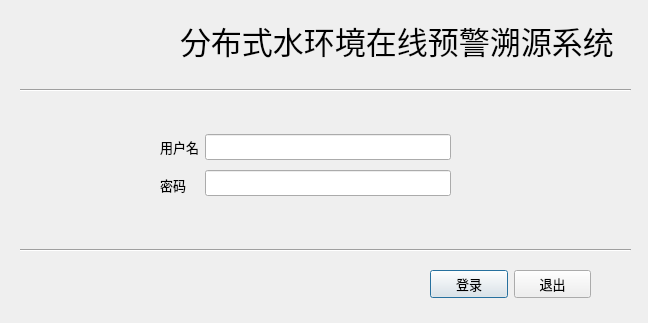
<?xml version="1.0" encoding="UTF-8"?>
<ui version="4.0">
 <class>LoginDialog</class>
 <widget class="QDialog" name="LoginDialog">
  <property name="geometry">
   <rect>
    <x>0</x>
    <y>0</y>
    <width>648</width>
    <height>323</height>
   </rect>
  </property>
  <property name="windowTitle">
   <string>Dialog</string>
  </property>
  <widget class="QLabel" name="label">
   <property name="geometry">
    <rect>
     <x>180</x>
     <y>20</y>
     <width>441</width>
     <height>41</height>
    </rect>
   </property>
   <property name="font">
    <font>
     <family>微软雅黑</family>
     <pointsize>23</pointsize>
    </font>
   </property>
   <property name="text">
    <string>分布式水环境在线预警溯源系统</string>
   </property>
  </widget>
  <widget class="Line" name="line">
   <property name="geometry">
    <rect>
     <x>20</x>
     <y>80</y>
     <width>611</width>
     <height>20</height>
    </rect>
   </property>
   <property name="orientation">
    <enum>Qt::Horizontal</enum>
   </property>
  </widget>
  <widget class="QWidget" name="layoutWidget">
   <property name="geometry">
    <rect>
     <x>430</x>
     <y>270</y>
     <width>161</width>
     <height>29</height>
    </rect>
   </property>
   <layout class="QHBoxLayout" name="horizontalLayout_2">
    <item>
     <widget class="QPushButton" name="pushButton">
      <property name="font">
       <font>
        <family>微软雅黑</family>
        <pointsize>10</pointsize>
       </font>
      </property>
      <property name="text">
       <string>登录</string>
      </property>
     </widget>
    </item>
    <item>
     <widget class="QPushButton" name="pushButton_2">
      <property name="font">
       <font>
        <family>微软雅黑</family>
        <pointsize>10</pointsize>
       </font>
      </property>
      <property name="text">
       <string>退出</string>
      </property>
     </widget>
    </item>
   </layout>
  </widget>
  <widget class="Line" name="line_2">
   <property name="geometry">
    <rect>
     <x>20</x>
     <y>240</y>
     <width>611</width>
     <height>20</height>
    </rect>
   </property>
   <property name="orientation">
    <enum>Qt::Horizontal</enum>
   </property>
  </widget>
  <widget class="QWidget" name="layoutWidget_2">
   <property name="geometry">
    <rect>
     <x>160</x>
     <y>130</y>
     <width>291</width>
     <height>71</height>
    </rect>
   </property>
   <layout class="QHBoxLayout" name="horizontalLayout">
    <item>
     <layout class="QVBoxLayout" name="verticalLayout">
      <item>
       <widget class="QLabel" name="label_3">
        <property name="font">
         <font>
          <family>微软雅黑</family>
          <pointsize>10</pointsize>
         </font>
        </property>
        <property name="text">
         <string>用户名</string>
        </property>
       </widget>
      </item>
      <item>
       <widget class="QLabel" name="label_4">
        <property name="font">
         <font>
          <family>微软雅黑</family>
          <pointsize>10</pointsize>
         </font>
        </property>
        <property name="text">
         <string>密码</string>
        </property>
       </widget>
      </item>
     </layout>
    </item>
    <item>
     <layout class="QVBoxLayout" name="verticalLayout_2">
      <item>
       <widget class="QLineEdit" name="lineEdit">
        <property name="font">
         <font>
          <family>微软雅黑</family>
          <pointsize>10</pointsize>
         </font>
        </property>
       </widget>
      </item>
      <item>
       <widget class="QLineEdit" name="lineEdit_2">
        <property name="font">
         <font>
          <family>微软雅黑</family>
          <pointsize>10</pointsize>
         </font>
        </property>
       </widget>
      </item>
     </layout>
    </item>
   </layout>
  </widget>
  <widget class="QLabel" name="label_2">
   <property name="geometry">
    <rect>
     <x>20</x>
     <y>10</y>
     <width>71</width>
     <height>71</height>
    </rect>
   </property>
   <property name="text">
    <string/>
   </property>
   <property name="pixmap">
    <pixmap resource="../PlatformClient/pixmaps/pixmaps.qrc">:/icons/water.png</pixmap>
   </property>
   <property name="scaledContents">
    <bool>true</bool>
   </property>
  </widget>
 </widget>
 <resources/>
 <connections/>
</ui>
